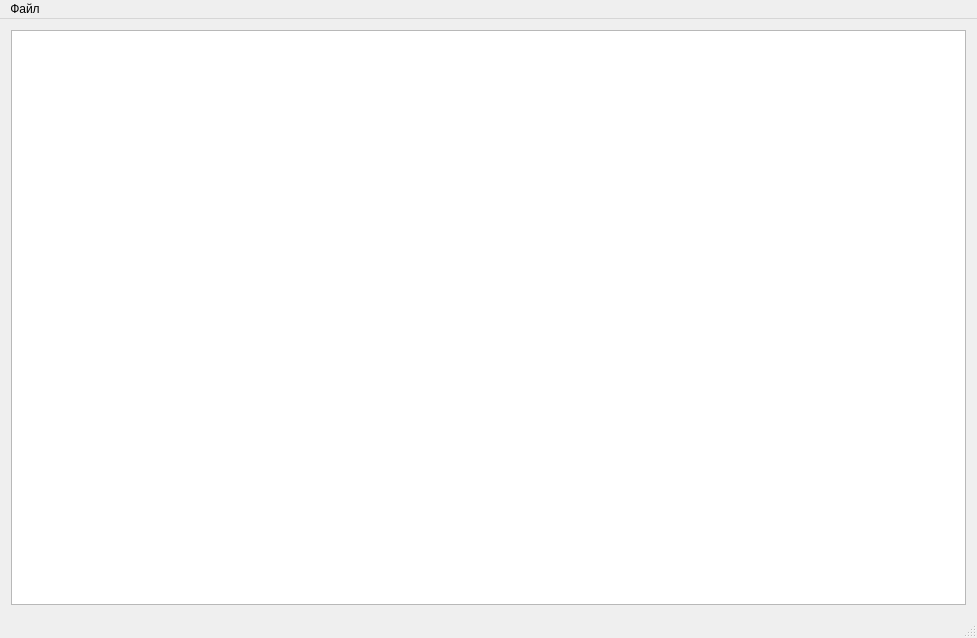
<?xml version="1.0" encoding="UTF-8"?>
<ui version="4.0">
 <class>MainWindow</class>
 <widget class="QMainWindow" name="MainWindow">
  <property name="geometry">
   <rect>
    <x>0</x>
    <y>0</y>
    <width>977</width>
    <height>638</height>
   </rect>
  </property>
  <property name="minimumSize">
   <size>
    <width>200</width>
    <height>0</height>
   </size>
  </property>
  <property name="windowTitle">
   <string>MainWindow</string>
  </property>
  <property name="layoutDirection">
   <enum>Qt::LeftToRight</enum>
  </property>
  <widget class="QWidget" name="centralWidget">
   <property name="sizePolicy">
    <sizepolicy hsizetype="Expanding" vsizetype="Expanding">
     <horstretch>0</horstretch>
     <verstretch>0</verstretch>
    </sizepolicy>
   </property>
   <layout class="QGridLayout" name="gridLayout">
    <item row="0" column="0" colspan="8">
     <widget class="QTextEdit" name="textEdit"/>
    </item>
   </layout>
  </widget>
  <widget class="QMenuBar" name="menuBar">
   <property name="geometry">
    <rect>
     <x>0</x>
     <y>0</y>
     <width>977</width>
     <height>25</height>
    </rect>
   </property>
   <widget class="QMenu" name="menu">
    <property name="title">
     <string>Файл</string>
    </property>
    <addaction name="action_create"/>
    <addaction name="action_open"/>
    <addaction name="action_save"/>
    <addaction name="action_saveas"/>
    <addaction name="separator"/>
    <addaction name="action_exit"/>
   </widget>
   <addaction name="menu"/>
  </widget>
  <widget class="QStatusBar" name="statusBar"/>
  <action name="action_create">
   <property name="text">
    <string>Создать</string>
   </property>
   <property name="shortcut">
    <string>Ctrl+N</string>
   </property>
  </action>
  <action name="action_open">
   <property name="text">
    <string>Открыть</string>
   </property>
   <property name="shortcut">
    <string>Ctrl+O</string>
   </property>
  </action>
  <action name="action_save">
   <property name="text">
    <string>Сохранить</string>
   </property>
   <property name="shortcut">
    <string>Ctrl+S</string>
   </property>
  </action>
  <action name="action_saveas">
   <property name="text">
    <string>Сохранить как</string>
   </property>
   <property name="shortcut">
    <string>Ctrl+Shift+S</string>
   </property>
  </action>
  <action name="action_exit">
   <property name="text">
    <string>Выход</string>
   </property>
  </action>
 </widget>
 <layoutdefault spacing="6" margin="11"/>
 <resources/>
 <connections/>
</ui>
